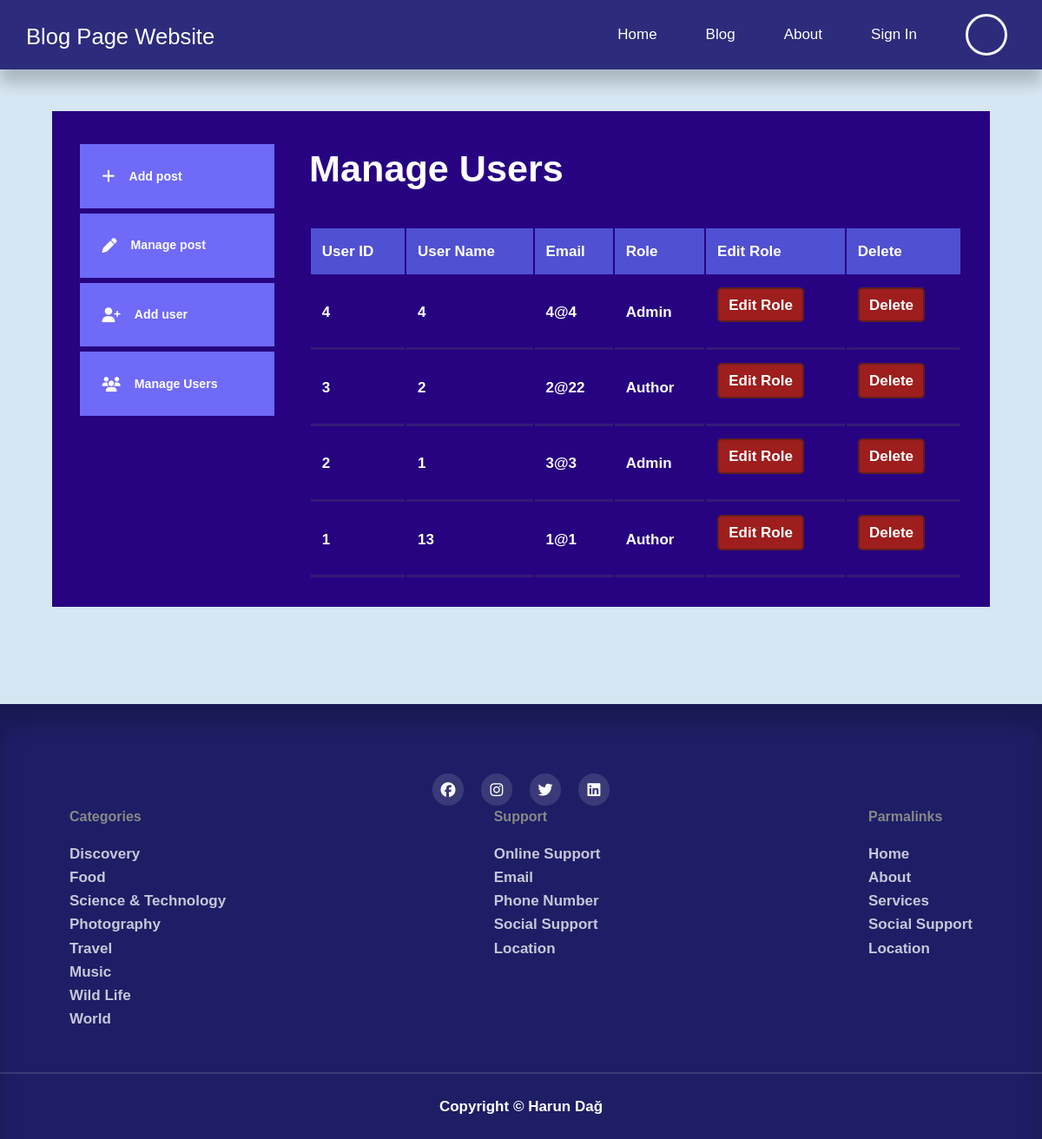
Page /admin/maneg-user.php on the committed database.
### tables this page shows
CREATE TABLE `users` (
  `userId` int(11) NOT NULL,
  `userNm` varchar(50) NOT NULL,
  `pass` varchar(16) NOT NULL,
  `email` varchar(100) NOT NULL,
  `rol` enum('Admin','Author','guest') NOT NULL DEFAULT 'Author',
  `created_at` timestamp NOT NULL DEFAULT current_timestamp()
);

### admin/maneg-user.php (the view, shortened to what this page needs)
<!DOCTYPE html>
<html lang="en">
<head>
    <link rel="stylesheet" href="../css/style.css">
    <link rel="stylesheet" href="https://cdnjs.cloudflare.com/ajax/libs/font-awesome/6.5.1/css/all.min.css">
</head>
<body>
<?php
  include("../includes/navbar.php");
  ?>
<section class="dashboard">
<div class="container dashboard-container">
<aside>
    <ul>
        <li><a href="add-post.php">
            <i class="fa fa-add"></i>
            <h5>Add post</h5>
        </a></li>
        <li><a href="dashboard.php" class="active">
            <i class="fa fa-pen"></i>
            <h5>Manage post</h5>
        </a></li>
        <li><a href="add-user.php">
            <i class="fa fa-user-plus"></i>
            <h5>Add user</h5>
        </a></li>
        <li><a href="maneg-user.php">
            <i class="fa fa-users"></i>
            <h5>Manage Users </h5>
        </a></li>
    </ul>
</aside>
<main>
                <h2>Manage Users</h2>
                <table>
                    <thead>
                        <tr>
                            <th>User ID</th>
                            <th>User Name</th>
                            <th>Email</th>
                            <th>Role</th>
                            <th>Edit Role</th>
                            <th>Delete</th>
                        </tr>
                    </thead>
                    <tbody>
                        <?php
                        include("../includes/baglan.php");
                        $sql = "SELECT userId, userNm, email, rol FROM users ORDER BY userId DESC";
                        $result = $conn->query($sql);
                        if ($result->num_rows > 0) {
                            while ($row = $result->fetch_assoc()) {
                                echo "<tr>
                                        <td>" . $row["userId"] . "</td>
                                        <td>" . $row["userNm"] . "</td>
                                        <td>" . $row["email"] . "</td>
                                        <td>" . $row["rol"] . "</td>
                                        <td><a href='edit-role.php?id=" . $row["userId"] . "' class='btn sm'>Edit Role</a></td>
                                        <td><a href='delete-user.php?id=" . $row["userId"] . "' class='btn sm' onclick='return confirm(\"Are you sure you want to delete this user?\")'>Delete</a></td>
                                      </tr>";
                            }
                        } else {
                            echo "<tr><td colspan='6'>No users found in the database.</td></tr>";
                        }
                        ?>
                    </tbody>
                </table>
            </main>
        </div>
    </section>
    <?php
include("../includes/footer.php");
    ?>
</body>
</html>

### css/style.css (style rules this page uses)
:root { --color-primary: #6f6af8; --color-primary-variant: hsl(242, 91%); --color-primary-light: hsl(24, 91%, 69%, 18%); --color-danger: #da0f3f; --color-danger-light: hsl(346, 87%, 46%, 15%); --color-success: #00c476; --color-success-light: hsl(156, 100%, 38%, 15%); --color-gray-1: #1e1e66; --color-gray-2: #2d2b7c; --color-nav:#c74444; --color-white: #ffff; --color-light: #ccc; --color-light-variant: #626262; --color-bg: #efefef22; --color-category: rgb(194, 96, 96); --border-radius-1: .3rem; --border-radius-2: .5rem; --border-radius-3: .8rem; --border-radius-4: 2rem; --border-radius-5: 3rem; }
* { margin: 0; padding: 0; box-sizing: border-box; outline: none; border: none; list-style: none; appearance: none; text-decoration: none; font-weight: bold; transition: .4s ease; }
body { line-height: 1.6; font-size: 17px; background: var(--color-bg); overflow-x: hidden; color: var(--color-gray-1); }
.container { max-width: 1620px; margin: 0 auto; width: 90%; }
section { margin-top: 3rem; width: 100vw; }
h1, h2, h3, h4, h5 { color: var(--color-black); }
h2 { font-size: 2.7rem; }
:root { --color-nav: #ffffff; --color-light: #888888; --border-radius-2: 8px; }
body { font-family: Arial, sans-serif; margin: 0; padding: 0; }
.container { max-width: 1200px; margin: 0 auto; padding: 0 20px; }
body { background-color: #6ca5d046; }
.dashboard { margin-top: 8rem; }
.dashboard-container { display: grid; grid-template-columns: 14rem auto; padding: 2rem; margin-bottom: 7rem; gap: 1rem; background: rgb(39, 3, 129); color: var(--color-white); }
.dashboard-container a, .dashboard-container h2, .dashboard-container h5 { color: var(--color-white); }
.dashboard aside a { background: var(--color-primary); display: flex; gap: 1rem; align-items: center; padding: 1.6rem; margin-top: 6px; }
.dashboard aside ul li:last-child a { border-bottom: none; }
.dashboard main { margin-left:1.5rem; }
.dashboard h2 { margin: 0 0 2rem 0; }
.dashboard table { text-align: left; width: 100%; }
.dashboard table th { padding: .8rem ; background: rgb(80, 80, 210); }
.dashboard table td { padding: .8rem ; border-bottom: 3px solid rgb(52, 26, 119);; }
.btn { display: inline-block; width: fit-content; padding: .6rem 1.2rem; background: rgb(158, 29, 29); cursor: pointer; border-radius: var(--border-radius-1); color: white; box-shadow: black; border: 2px solid rgb(98, 30, 30); }
.sm { padding: .3rem 0.7rem; }
.btn { margin-bottom: 1rem; }

### rows in the picture
users: userId "4", userNm "4", email "4@4", rol "Admin"
users: userId "3", userNm "2", email "2@22", rol "Author"
users: userId "2", userNm "1", email "3@3", rol "Admin"
users: userId "1", userNm "13", email "1@1", rol "Author"
